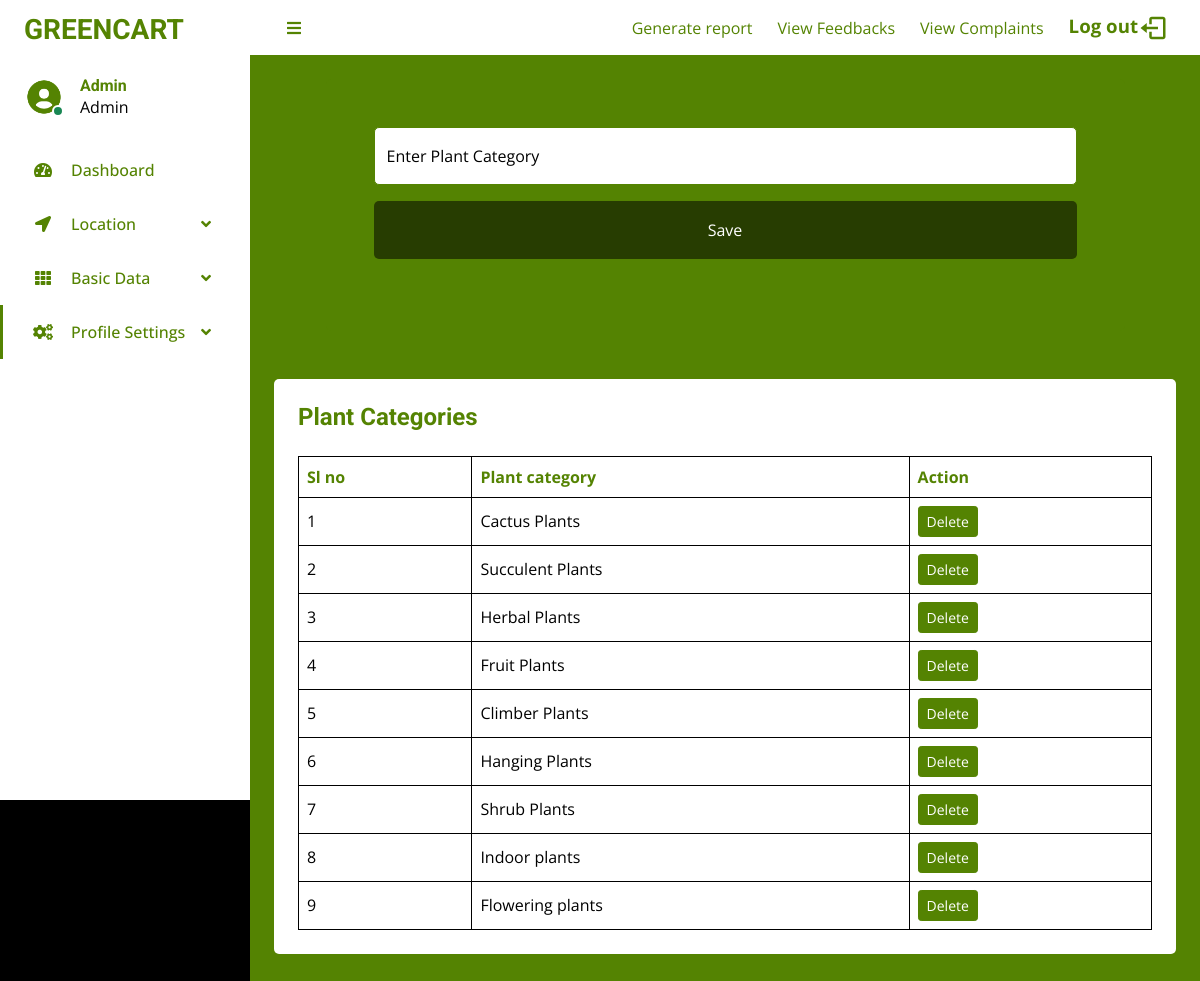
Screenshot of /Project/Admin/AdminPlantCategory.php (signed in) with the database file from the repository.
### tables this page shows
CREATE TABLE `tbl_plant_category` (
  `plant_category_id` int(11) NOT NULL,
  `plant_category_name` varchar(100) NOT NULL,
  `plant_category_del_status` tinyint(1) NOT NULL
);

### Project/Admin/AdminPlantCategory.php (the view, shortened to what this page needs)
<?php
include("../Assets/Connection/connection.php");
    ?>
    <?php
$selQuery = "select * from tbl_admin where admin_id =" . $_SESSION['admin_id'];
$result = $conn->query($selQuery);
$data = $result->fetch_assoc();
            ?>
<!DOCTYPE html>
<html lang="en">
<head>
    <link href='https://unpkg.com/boxicons@2.1.4/css/boxicons.min.css' rel='stylesheet'>
    <link href="https://cdnjs.cloudflare.com/ajax/libs/font-awesome/5.10.0/css/all.min.css" rel="stylesheet">
    <link href="https://cdn.jsdelivr.net/npm/bootstrap-icons@1.4.1/font/bootstrap-icons.css" rel="stylesheet">
    <link href="../Assets//Template//AdminTemplate//darkpan-1.0.0//lib/owlcarousel/assets/owl.carousel.min.css"
        rel="stylesheet">
    <link
        href="../Assets//Template//AdminTemplate//darkpan-1.0.0//lib/tempusdominus/css/tempusdominus-bootstrap-4.min.css"
        rel="stylesheet" />
    <link href="../Assets//Template//AdminTemplate//darkpan-1.0.0//css/bootstrap.min.css" rel="stylesheet">
    <link rel="stylesheet" href="../Assets//Template//AdminTemplate//darkpan-1.0.0//css//style.css">
</head>
<body>
    <div class="container-fluid position-relative d-flex p-0">
        <?php include('../Assets/components/Admin/SideBar.php') ?>
        <div class="content" style="background: #548302;">
            <?php include('../Assets/components/Admin/NavBar.php') ?>
            <form action="" method="post">
                <div class="container-fluid">
                    <div class="row h-100 align-items-center justify-content-center">
                        <div class="col-12 col-sm-8 col-md-6 col-lg-5 col-xl-4" style="width:90%;">
                            <div class=" rounded p-4 p-sm-5 my-4 mx-3" style="background:#548302;">
                                <div class="form-floating mb-3">
                                    <input type="text" class="form-control" id="floatingText" placeholder="jhondoe"
                                        style="background: #fff;" name="txt_plant_category">
                                    <label for="floatingText">Enter Plant Category</label>
                                </div>
                                <button type="submit" class="btn  py-3 w-100 mb-4"
                                    style="color: #fff; background:  #273d01;" name="btn_save">Save</button>
                            </div>
                        </div>
                    </div>
                </div>
            </form>
            <div class="container-fluid pt-4 px-4">
                <div class="text-center rounded p-4" style="background: #fff;">
                    <div class="d-flex align-items-center justify-content-between mb-4">
                        <h6 class="mb-0" style="color: #548302;font-size: 18pt;">Plant Categories</h6>
                    </div>
                    <div class="table-responsive">
                        <table class="table text-start align-middle table-bordered table-hover mb-0">
                            <thead>
                                <tr class="" style="color: #548302;">
                                    <th scope="col">Sl no</th>
                                    <th scope="col">Plant category</th>
                                    <th scope="col">Action</th>
                                </tr>
                            </thead>
                            <tbody>
                                <?php
                                $selQuery = "select * from tbl_plant_category";
                                $result = $conn->query($selQuery);
                                $tempCount = 0;
                                if ($result->num_rows) {
                                    $i = 0;
                                    while ($row = $result->fetch_assoc()) {
                                        $i++;
                                        if ($row['plant_category_del_status'] == false) {
                                            ?>
                                            <tr>
                                                <td>
                                                    <?php echo $i ?>
                                                </td>
                                                <td>
                                                    <?php echo $row['plant_category_name'] ?>
                                                </td>
                                                <td><a class="btn btn-sm btn-primary"
                                                        href="./AdminPlantCategory.php?pcid=<?php echo $row['plant_category_id'] ?>">Delete</a>
                                                </td>
                                            </tr>
                                            <?php
                                        } else {
                                            $tempCount++;
                                        }
                                    }
                                        ?>
                                        <?php
                                } else {
                                    ?>
                                    <tr>
                                        <th colspan="4" style="text-align: center;">No data available</th>
                                    </tr>
                                    <?php
                                }
                                ?>
                            </tbody>
                        </table>
                    </div>
                </div>
            </div>
            <br>
            <br>
            <br>
            <br>
        </div>
    </div>
</body>
</html>

### Project/Assets/components/Admin/SideBar.php (shortened to what this page needs)
<div class="sidebar pe-4 pb-3" style="background: #fff;">
            <nav class="navbar">
                <a href="index.html" class="navbar-brand mx-4 mb-3">
                    <h3 class="" style="color: #548302;">GREENCART</h3>
                </a>
                <div class="d-flex align-items-center ms-4 mb-4">
                    <div class="position-relative">
                        <img class="rounded-circle" src="../Assets//Template//AdminTemplate//darkpan-1.0.0//img/user.jpg" alt="" style="width: 40px; height: 40px;">
                        <div class="bg-success rounded-circle border border-2 border-white position-absolute end-0 bottom-0 p-1"></div>
                    </div>
                    <div class="ms-3">
                        <h6 class="mb-0" style="color: #548302;">
                            <?php echo $data['admin_name']; ?>
                        </h6>
                        <span>Admin</span>
                    </div>
                </div>
                <div class="navbar-nav w-100">
                    <a href="./AdminHomePage.php" class="nav-item nav-link"><i class="fa fa-tachometer-alt me-2"></i>Dashboard</a>
                    <div class="nav-item dropdown">
                        <a href="#" class="nav-link dropdown-toggle" data-bs-toggle="dropdown"><i class="fa fa-location-arrow me-2"></i>Location</a>
                    </div>
                    <div class="nav-item dropdown">
                        <a href="#" class="nav-link dropdown-toggle" data-bs-toggle="dropdown"><i class="fa fa-th me-2"></i>Basic Data</a>
                    </div>
                    <div class="nav-item dropdown">
                        <a href="#" class="nav-link dropdown-toggle active" data-bs-toggle="dropdown"><i class="fa fa fa-cogs me-2"></i>Profile Settings</a>
                    </div>
                    <a href="" class="nav-item nav-link">
                    </a>
                </div>
            </nav>
        </div>

### Project/Assets/Template/AdminTemplate/darkpan-1.0.0/css/style.css (style rules this page uses)
:root { --primary: #548302; --secondary: #fff; --light: #548302;; }
.btn { transition: .5s; }
.sidebar { position: fixed; top: 0; left: 0; bottom: 0; width: 250px; height: 100vh; overflow-y: auto; background: var(--secondary); transition: 0.5s; z-index: 999; }
.content { margin-left: 250px; min-height: 100vh; background: var(--dark); transition: 0.5s; }
@media (min-width: 992px) { .sidebar { margin-left: 0; } }
@media (min-width: 992px) { .content { width: calc(100% - 250px); } }
.sidebar .navbar .navbar-nav .nav-link { padding: 7px 20px; color: var(--light); font-weight: 500; border-left: 3px solid var(--secondary); border-radius: 0 30px 30px 0; outline: none; }
.sidebar .navbar .navbar-nav .nav-link:hover, .sidebar .navbar .navbar-nav .nav-link.active { color: var(--primary); background: var(--dark); border-color: var(--primary); }
.sidebar .navbar .navbar-nav .nav-link i { width: 40px; height: 40px; display: inline-flex; align-items: center; justify-content: center; background: var(--dark); border-radius: 40px; }
.sidebar .navbar .navbar-nav .nav-link:hover i, .sidebar .navbar .navbar-nav .nav-link.active i { background: var(--secondary); }
.sidebar .navbar .dropdown-toggle::after { position: absolute; top: 15px; right: 15px; border: none; content: "\f107"; font-family: "Font Awesome 5 Free"; font-weight: 900; transition: .5s; }

### rows the page displays
tbl_plant_category: plant_category_name "Cactus Plants"
tbl_plant_category: plant_category_name "Succulent Plants"
tbl_plant_category: plant_category_name "Herbal Plants"
tbl_plant_category: plant_category_name "Fruit Plants"
tbl_plant_category: plant_category_name "Climber Plants"
tbl_plant_category: plant_category_name "Hanging Plants"
tbl_plant_category: plant_category_name "Shrub Plants"
tbl_plant_category: plant_category_name "Indoor plants"
tbl_plant_category: plant_category_name "Flowering plants"

### other values shown
$data['admin_name'] "Admin"
